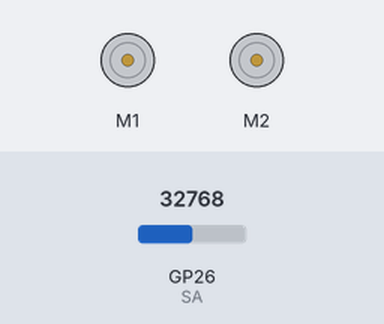
Bench run of a program on a simulated Raspberry Pi Pico running CircuitPython. Parts: 2 × DC motor (green arrow = forward, orange = backward, longer = faster). The test bench sets the inputs (shaded band); at power-on: GP26 (SA) = 32768 (analog values on the 0–65535 scale). What the program prints to the serial console is not drawn.

Above: at 1.2 s.
1.3 s: GP26 (SA) set to 34592
2.8 s: GP26 (SA) set to 36928
At 3.6 s:
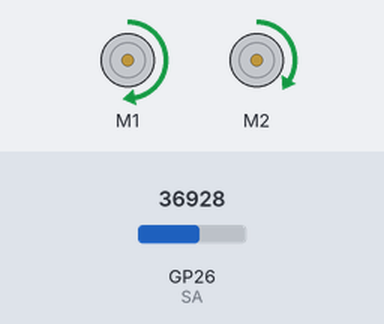
4.3 s: GP26 (SA) set to 43024
5.8 s: GP26 (SA) set to 44368
At 7.0 s:
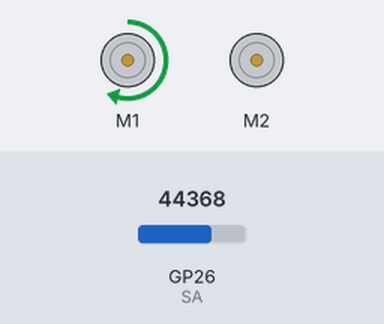
7.3 s: GP26 (SA) set to 30416
8.8 s: GP26 (SA) set to 29264
At 9.4 s:
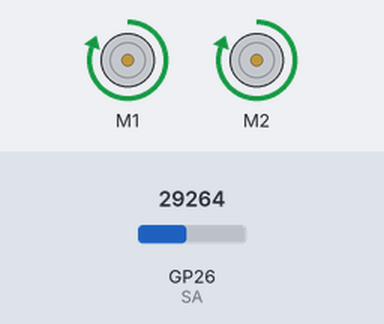
Timing chart, 0 to 11.3 s (numbered marks = the images above; inputs shaded):
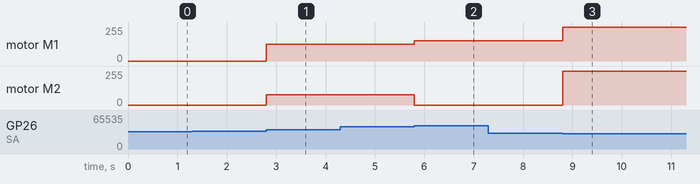

The program:

line_following.py
```python
'''
Basic Robot Movement using Maker Drive and CircuitPython on Pi Pico W.

Libraries required from bundle (https://circuitpython.org/libraries):
  - adafruit_motor

References:
  - https://learn.adafruit.com/circuitpython-essentials/circuitpython-pwm
  - https://my.cytron.io/tutorial/control-dc-motor-using-maker-drive-and-circuitpython-on-rp2040

'''

import time
import board
import analogio
import digitalio
import pwmio
from adafruit_motor import motor


# Left Motor
PWM_M1A = board.GP8
PWM_M1B = board.GP9
# Right Motor
PWM_M2A = board.GP10
PWM_M2B = board.GP11


# DC motor setup
# DC Motors generate electrical noise when running that can reset the microcontroller in extreme
# cases. A capacitor can be used to help prevent this.
pwm_1a = pwmio.PWMOut(PWM_M1A, frequency=10000)
pwm_1b = pwmio.PWMOut(PWM_M1B, frequency=10000)
motorL = motor.DCMotor(pwm_1a, pwm_1b)
pwm_2a = pwmio.PWMOut(PWM_M2A, frequency=10000)
pwm_2b = pwmio.PWMOut(PWM_M2B, frequency=10000)
motorR = motor.DCMotor(pwm_2a, pwm_2b)
# line sensor device
SA = analogio.AnalogIn(board.GP26)

def Robot_Movement(sL, sR):
    motorL.throttle = sL
    motorR.throttle = sR
#####################################################
# forward
def forward():
    Robot_Movement(1.0, 1.0)

def Backward():
  Robot_Movement(-0.5, -0.52)
  time.sleep(3)

#####################################################
# Turn left
def TurnLeft():
  Robot_Movement(0.6, 0.2)

def hardleft():
  Robot_Movement(0.2, 0.63)\

def superhardleft():
  Robot_Movement(0, 0.64)
#######################################################
#### Turn Right
def TurnRight():
  Robot_Movement(0.5, 0.3)

def HardRight():
  Robot_Movement(0.6, 0)

def stop():
  Robot_Movement(0, 0)
  time.sleep(3)
############################################################################################################################################################################
while True:
    an = (SA.value * 3.3) / 65536
    print(an)
    if 1.4 < an < 1.5:  # 1.4 - 1.7v
        forward()
    elif 1.8 < an < 2.2:  # 1.7 - 2.2v
        TurnRight()
    elif 0.8 < an < 1.4:  # 0.8 - 1.4v
        forward()
    elif 2.2 < an < 2.85:  # 2.2 - 2.85v
        HardRight()
    elif 0.4 < an < 0.8:  # 0.6 - 0.8v
        hardleft()
    elif 2.85 < an < 3.0:  # 2.85 - 3.0v
        HardRight()
    elif 0.3 < an < 0.4:  # 0.3 - 0.4v
        superhardleft()
    # Continue without movement
    elif an < 0.3 or an > 3:  # <0.3v or >3V
      continue
```

Measured:
- the behaviour switches between 35744 and 35760 on GP26 (SA) (found by bisection; images 0 and 1)
- the behaviour switches between 43680 and 43696 on GP26 (SA) (found by bisection; images 1 and 2)
- the behaviour switches between 29792 and 29776 on GP26 (SA) (found by bisection; images 2 and 3)
- after the input at 2.8 s, motor M1: stopped → forward 127/255 at once; motor M2: stopped → forward 76/255 at once
- after the input at 5.8 s, motor M1: forward 127/255 → forward 153/255 at once; motor M2: forward 76/255 → stopped at once
- after the input at 8.8 s, motor M1: forward 153/255 → forward 255/255 at once; motor M2: stopped → forward 255/255 at once
